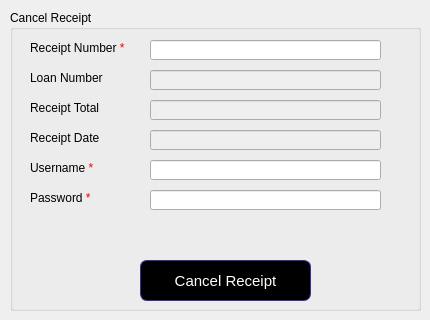
      <widget class="QWidget" name="tab_30">
       <attribute name="title">
        <string>Cancel Receipt</string>
       </attribute>
       <widget class="QGroupBox" name="groupBox_49">
        <property name="enabled">
         <bool>true</bool>
        </property>
        <property name="geometry">
         <rect>
          <x>10</x>
          <y>10</y>
          <width>411</width>
          <height>301</height>
         </rect>
        </property>
        <property name="title">
         <string>Cancel Receipt</string>
        </property>
        <widget class="QLineEdit" name="lineEdit_91">
         <property name="enabled">
          <bool>true</bool>
         </property>
         <property name="geometry">
          <rect>
           <x>140</x>
           <y>30</y>
           <width>231</width>
           <height>20</height>
          </rect>
         </property>
         <property name="text">
          <string/>
         </property>
        </widget>
        <widget class="QLabel" name="label_175">
         <property name="enabled">
          <bool>true</bool>
         </property>
         <property name="geometry">
          <rect>
           <x>20</x>
           <y>30</y>
           <width>111</width>
           <height>16</height>
          </rect>
         </property>
         <property name="text">
          <string>Receipt Number &lt;span style=&quot;color: red&quot;&gt;*&lt;/span&gt;</string>
         </property>
        </widget>
        <widget class="QLineEdit" name="lineEdit_92">
         <property name="geometry">
          <rect>
           <x>140</x>
           <y>180</y>
           <width>231</width>
           <height>20</height>
          </rect>
         </property>
         <property name="text">
          <string/>
         </property>
         <property name="echoMode">
          <enum>QLineEdit::Password</enum>
         </property>
        </widget>
        <widget class="QLabel" name="label_194">
         <property name="geometry">
          <rect>
           <x>20</x>
           <y>180</y>
           <width>81</width>
           <height>16</height>
          </rect>
         </property>
         <property name="text">
          <string>Password  &lt;span style=&quot;color: red&quot;&gt;*&lt;/span&gt;</string>
         </property>
        </widget>
        <widget class="QLineEdit" name="lineEdit_93">
         <property name="enabled">
          <bool>true</bool>
         </property>
         <property name="geometry">
          <rect>
           <x>140</x>
           <y>150</y>
           <width>231</width>
           <height>20</height>
          </rect>
         </property>
         <property name="text">
          <string/>
         </property>
        </widget>
        <widget class="QLabel" name="label_195">
         <property name="geometry">
          <rect>
           <x>20</x>
           <y>150</y>
           <width>81</width>
           <height>16</height>
          </rect>
         </property>
         <property name="text">
          <string>Username  &lt;span style=&quot;color: red&quot;&gt;*&lt;/span&gt;</string>
         </property>
        </widget>
        <widget class="QPushButton" name="pushButton_52">
         <property name="geometry">
          <rect>
           <x>130</x>
           <y>250</y>
           <width>171</width>
           <height>41</height>
          </rect>
         </property>
         <property name="styleSheet">
          <string notr="true">QPushButton {
color: white;
background-color: QLinearGradient( );
border-width: 1px;
border-color: #339;
border-style: solid;
border-radius: 7;
padding: 3px;
font-size: 15px;
padding-left: 5px;
padding-right: 5px;

}
QPushButton:hover {
color: black;
background-color: grey;
border-width: 1px;
border-color: #339;
border-style: solid;
border-radius: 7;
padding: 3px;
font-size: 15px;
padding-left: 5px;
padding-right: 5px;
}</string>
         </property>
         <property name="text">
          <string>Cancel Receipt</string>
         </property>
        </widget>
        <widget class="QLabel" name="label_196">
         <property name="geometry">
          <rect>
           <x>60</x>
           <y>210</y>
           <width>321</width>
           <height>31</height>
          </rect>
         </property>
         <property name="styleSheet">
          <string notr="true">color:red;</string>
         </property>
         <property name="text">
          <string/>
         </property>
        </widget>
        <widget class="QLabel" name="label_197">
         <property name="enabled">
          <bool>true</bool>
         </property>
         <property name="geometry">
          <rect>
           <x>20</x>
           <y>60</y>
           <width>101</width>
           <height>16</height>
          </rect>
         </property>
         <property name="text">
          <string>Loan Number </string>
         </property>
        </widget>
        <widget class="QLineEdit" name="lineEdit_101">
         <property name="enabled">
          <bool>false</bool>
         </property>
         <property name="geometry">
          <rect>
           <x>140</x>
           <y>60</y>
           <width>231</width>
           <height>20</height>
          </rect>
         </property>
         <property name="text">
          <string/>
         </property>
        </widget>
        <widget class="QLineEdit" name="lineEdit_102">
         <property name="enabled">
          <bool>false</bool>
         </property>
         <property name="geometry">
          <rect>
           <x>140</x>
           <y>90</y>
           <width>231</width>
           <height>20</height>
          </rect>
         </property>
         <property name="text">
          <string/>
         </property>
        </widget>
        <widget class="QLabel" name="label_198">
         <property name="enabled">
          <bool>true</bool>
         </property>
         <property name="geometry">
          <rect>
           <x>20</x>
           <y>90</y>
           <width>101</width>
           <height>16</height>
          </rect>
         </property>
         <property name="text">
          <string>Receipt Total</string>
         </property>
        </widget>
        <widget class="QLineEdit" name="lineEdit_103">
         <property name="enabled">
          <bool>false</bool>
         </property>
         <property name="geometry">
          <rect>
           <x>140</x>
           <y>120</y>
           <width>231</width>
           <height>20</height>
          </rect>
         </property>
         <property name="text">
          <string/>
         </property>
        </widget>
        <widget class="QLabel" name="label_199">
         <property name="enabled">
          <bool>true</bool>
         </property>
         <property name="geometry">
          <rect>
           <x>20</x>
           <y>120</y>
           <width>101</width>
           <height>16</height>
          </rect>
         </property>
         <property name="text">
          <string>Receipt Date</string>
         </property>
        </widget>
       </widget>
      </widget>
